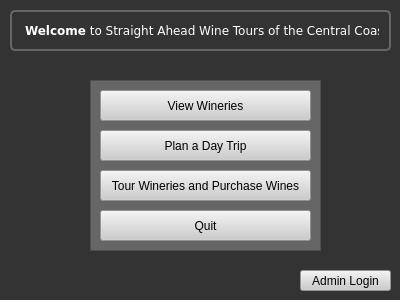
<?xml version="1.0" encoding="UTF-8"?>
<ui version="4.0">
 <class>MainWindow</class>
 <widget class="QMainWindow" name="MainWindow">
  <property name="geometry">
   <rect>
    <x>0</x>
    <y>0</y>
    <width>400</width>
    <height>300</height>
   </rect>
  </property>
  <property name="windowTitle">
   <string>Main Menu</string>
  </property>
  <property name="styleSheet">
   <string notr="true">QMainWindow QPushButton{background-color: #ccc;}

QMainWindow QPushButton:hover
{
background: #eee;
cursor: pointer;
  
}
QMainWindow 
{
background: #333;
}
MainWindow QPushButton {  border: 2px solid #666;border-radius: 5px;z-index:1000;}

MainWindow  QPushButton#viewWineries
{ 
height:100px;
}
 #label5
{
  font-family:verdana; 
  padding:10px;
display: block; 
color:#fff;
  border: 2px solid #666;border-radius: 5px;}


QMainWindow #label_2
{
background:#000;
padding:10px;
}
#columnView
{z-index: 0; 
background:#666;
}  </string>
  </property>
  <widget class="QWidget" name="centralWidget">
   <widget class="QLabel" name="label5">
    <property name="geometry">
     <rect>
      <x>10</x>
      <y>10</y>
      <width>381</width>
      <height>41</height>
     </rect>
    </property>
    <property name="styleSheet">
     <string notr="true">QMainWindow #label
{
  font-family:verdana;
   
  padding:10px;
display: block; 
  border: 2px solid #666;border-radius: 5px;}


QMainWindow #label_2
{
background:#000;
padding:10px;
}</string>
    </property>
    <property name="text">
     <string>  &lt;b&gt;Welcome&lt;/b&gt; to Straight Ahead Wine Tours of the Central Coast</string>
    </property>
   </widget>
   <widget class="QPushButton" name="viewWineries">
    <property name="geometry">
     <rect>
      <x>100</x>
      <y>90</y>
      <width>211</width>
      <height>31</height>
     </rect>
    </property>
    <property name="text">
     <string>View Wineries</string>
    </property>
   </widget>
   <widget class="QPushButton" name="planADayTrip">
    <property name="geometry">
     <rect>
      <x>100</x>
      <y>130</y>
      <width>211</width>
      <height>31</height>
     </rect>
    </property>
    <property name="text">
     <string>Plan a Day Trip</string>
    </property>
   </widget>
   <widget class="QPushButton" name="tourAndPurchaseWines">
    <property name="geometry">
     <rect>
      <x>100</x>
      <y>170</y>
      <width>211</width>
      <height>31</height>
     </rect>
    </property>
    <property name="text">
     <string>Tour Wineries and Purchase Wines</string>
    </property>
   </widget>
   <widget class="QPushButton" name="quit">
    <property name="geometry">
     <rect>
      <x>100</x>
      <y>210</y>
      <width>211</width>
      <height>31</height>
     </rect>
    </property>
    <property name="text">
     <string>Quit</string>
    </property>
   </widget>
   <widget class="QColumnView" name="columnView">
    <property name="geometry">
     <rect>
      <x>90</x>
      <y>80</y>
      <width>231</width>
      <height>171</height>
     </rect>
    </property>
    <property name="styleSheet">
     <string notr="true"/>
    </property>
   </widget>
   <widget class="QPushButton" name="AdminLogin">
    <property name="geometry">
     <rect>
      <x>300</x>
      <y>270</y>
      <width>91</width>
      <height>21</height>
     </rect>
    </property>
    <property name="text">
     <string>Admin Login</string>
    </property>
   </widget>
   <zorder>columnView</zorder>
   <zorder>label5</zorder>
   <zorder>viewWineries</zorder>
   <zorder>planADayTrip</zorder>
   <zorder>tourAndPurchaseWines</zorder>
   <zorder>quit</zorder>
   <zorder>AdminLogin</zorder>
  </widget>
 </widget>
 <layoutdefault spacing="6" margin="11"/>
 <resources/>
 <connections/>
</ui>
